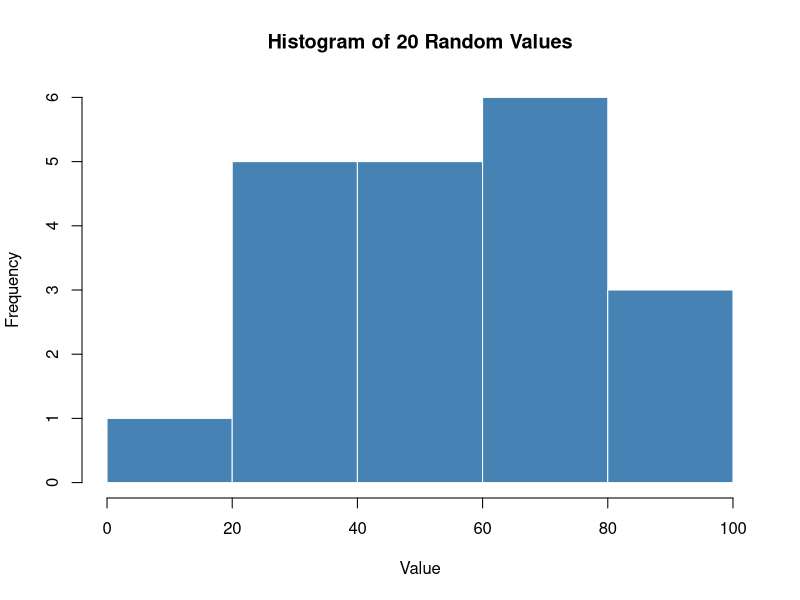

Source code (R):
# Generate 20 random values with set.seed(25); find min, max, mean, median and summary; draw a histogram.

set.seed(25)
data <- round(runif(20, min = 10, max = 100), 2)

cat("Generated 20 random values:\n")
print(data)
cat("\nMin    :", min(data), "\n")
cat("Max    :", max(data), "\n")
cat("Mean   :", mean(data), "\n")
cat("Median :", median(data), "\n\n")
cat("Summary:\n")
print(summary(data))

hist(data, main = "Histogram of 20 Random Values", xlab = "Value", col = "steelblue", border = "white", breaks = 5)
